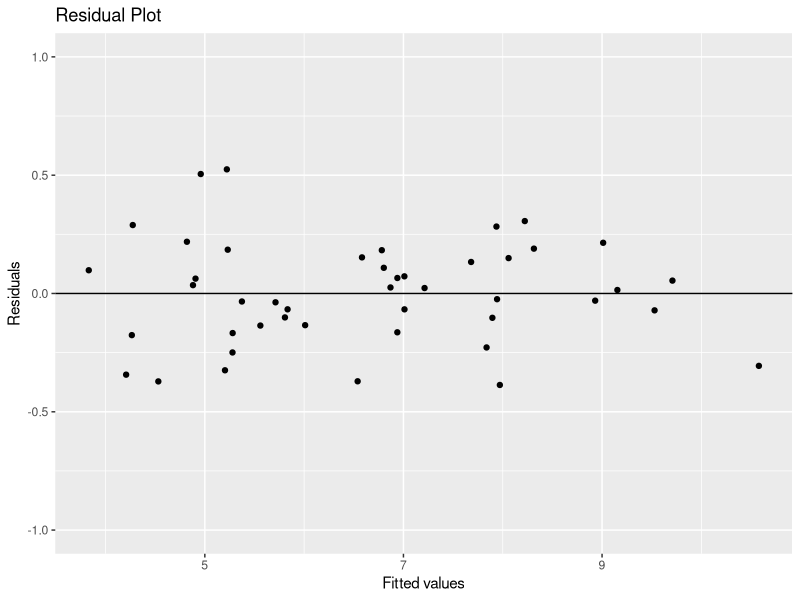
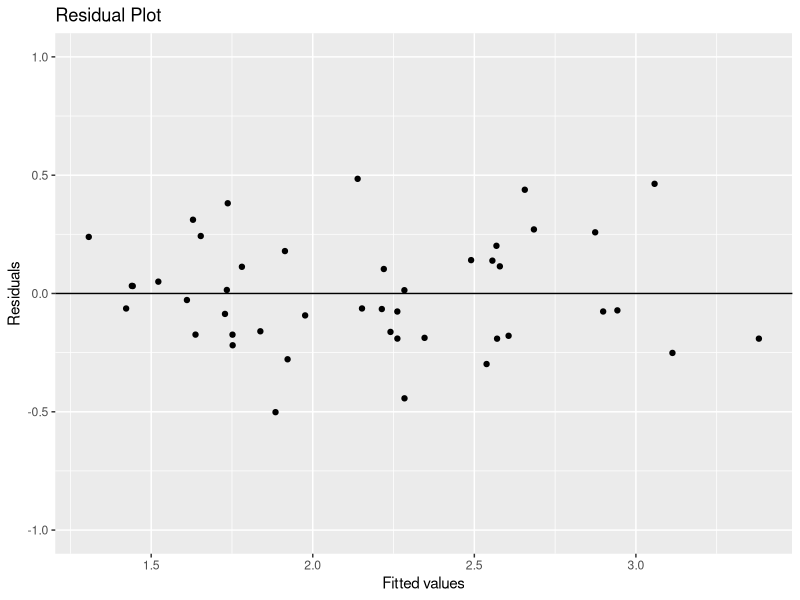
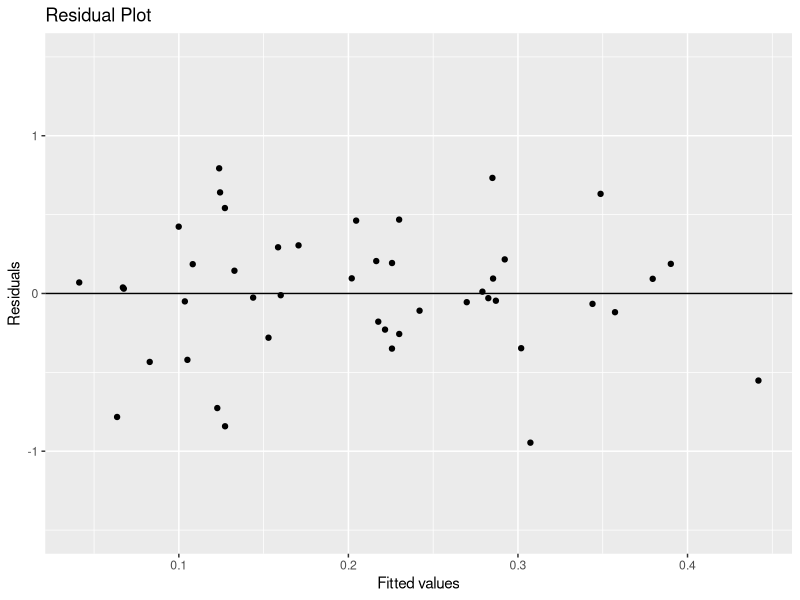
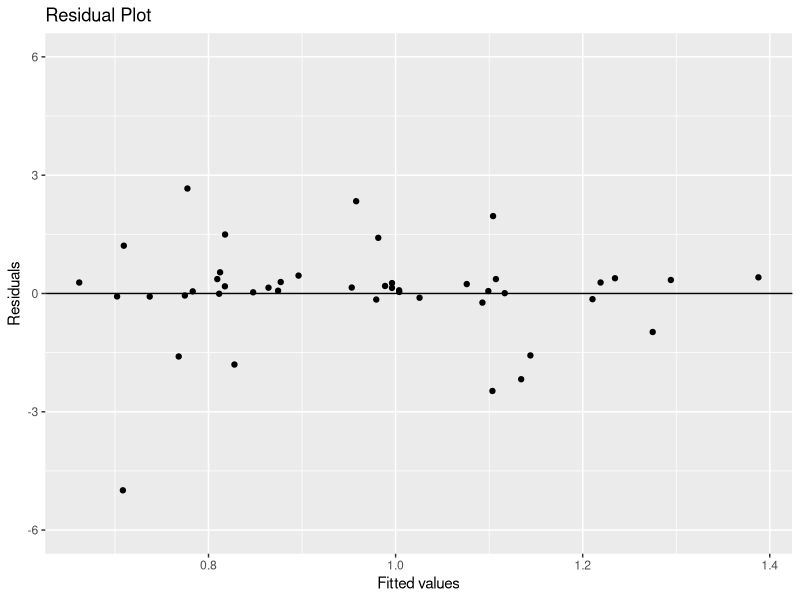

R code for these plots, in order:
## Residual plot with non-constant variance
library(tidyverse)
set.seed(430)
x <- rnorm(45, 2, 0.6)
y4 <- 0.5*x +c(rnorm(9,0,0.1), rnorm(9,0,0.2), rnorm(9,0,2), rnorm(9,0,1.9), rnorm(9,0,0.15))
y1 <- 3.1*x + rnorm(45, 0, 0.3)
y2 <- x + rnorm(45, 0, 0.2)
y3 <- 0.1*x - rnorm(45, 0, 0.5)

input_data <- tibble(x,y1,y2,y3,y4)

lm1 <- lm(y1~x, input_data)
lm2 <- lm(y2~x, input_data)
lm3 <- lm(y3~x, input_data)
lm4 <- lm(y4~x, input_data)

resid_data <- input_data %>% mutate(resid1 = lm1$residuals,
                                    fitted1 = lm1$fitted.values,
                                    resid2 = lm2$residuals,
                                    fitted2 = lm2$fitted.values,
                                    resid3 = lm3$residuals,
                                    fitted3 = lm3$fitted.values,
                                    resid4 = lm4$residuals,
                                    fitted4 = lm4$fitted.values)

ggplot(resid_data, aes(x=fitted1, y=resid1)) + 
  geom_point() + 
  labs(title = "Residual Plot", x="Fitted values", y="Residuals") +
  geom_hline(yintercept=0) + ylim(-1,1)
ggplot(resid_data, aes(x=fitted2, y=resid2)) + 
  geom_point() + 
  labs(title = "Residual Plot", x="Fitted values", y="Residuals") +
  geom_hline(yintercept=0) + ylim(-1,1)
ggplot(resid_data, aes(x=fitted3, y=resid3)) + 
  geom_point() + 
  labs(title = "Residual Plot", x="Fitted values", y="Residuals") +
  geom_hline(yintercept=0) + ylim(-1.5,1.5)
ggplot(resid_data, aes(x=fitted4, y=resid4)) + 
  geom_point() + 
  labs(title = "Residual Plot", x="Fitted values", y="Residuals") +
  geom_hline(yintercept=0) + ylim(-6,6)


## Identify estimates from R output 
#The number of live births per 1000 people aged 15-4 in the US starting in 1965-1999
birth_dat <- tibble(yr = c(1965, 1970, 1975, 1980, 1985, 1990, 1995, 1999),
                    rate = c(19.4, 18.4, 14.8, 15.9, 15.6, 16.4, 14.8, 4.5))
birth_SLR <- lm(rate ~ yr, birth_dat)
summary(birth_SLR)
